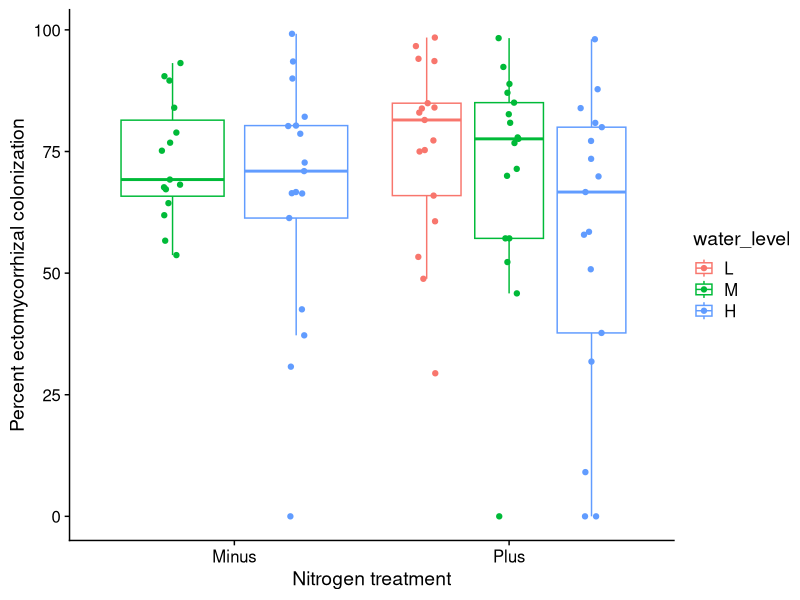
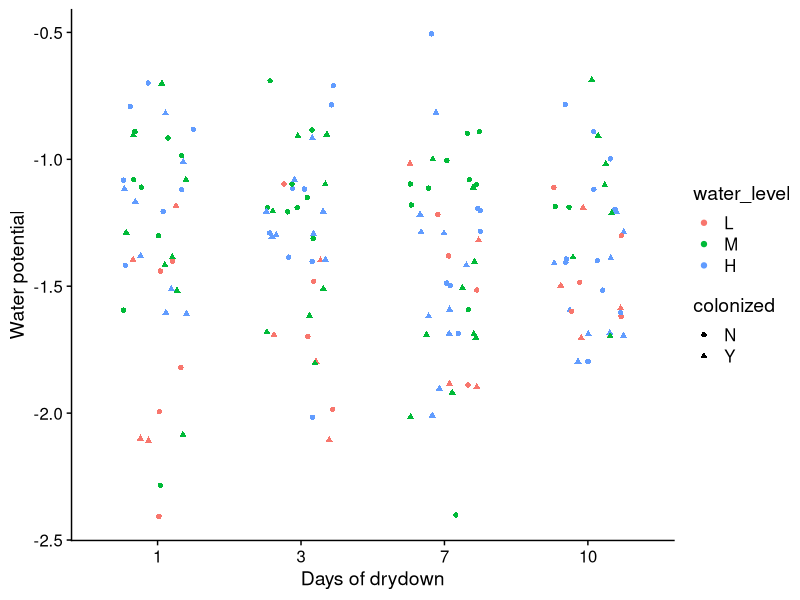
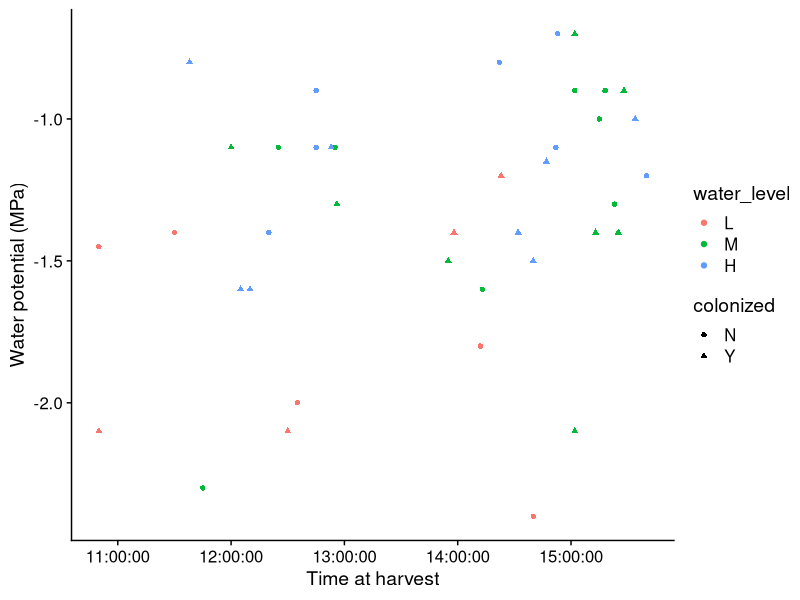
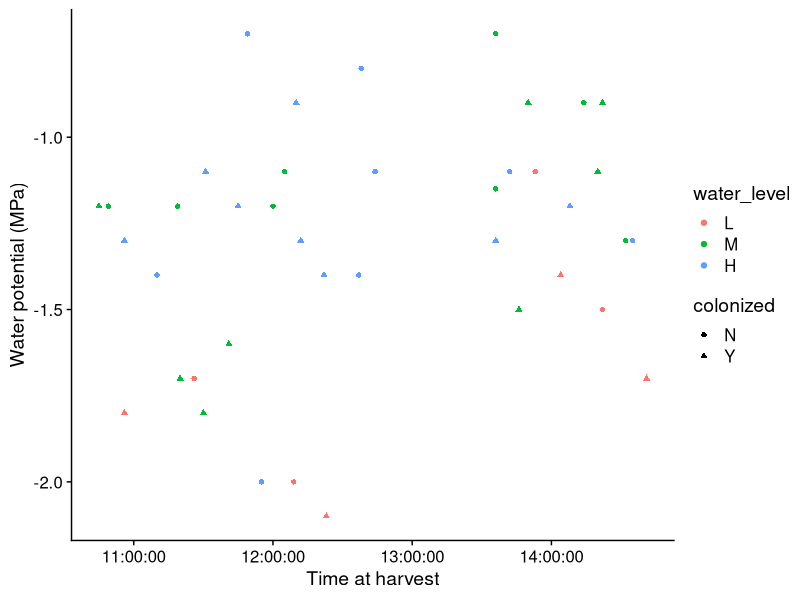
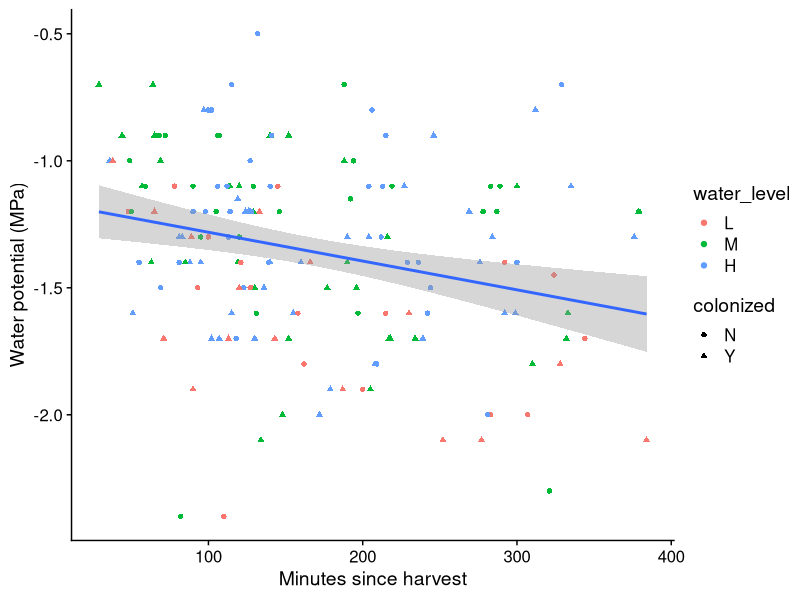
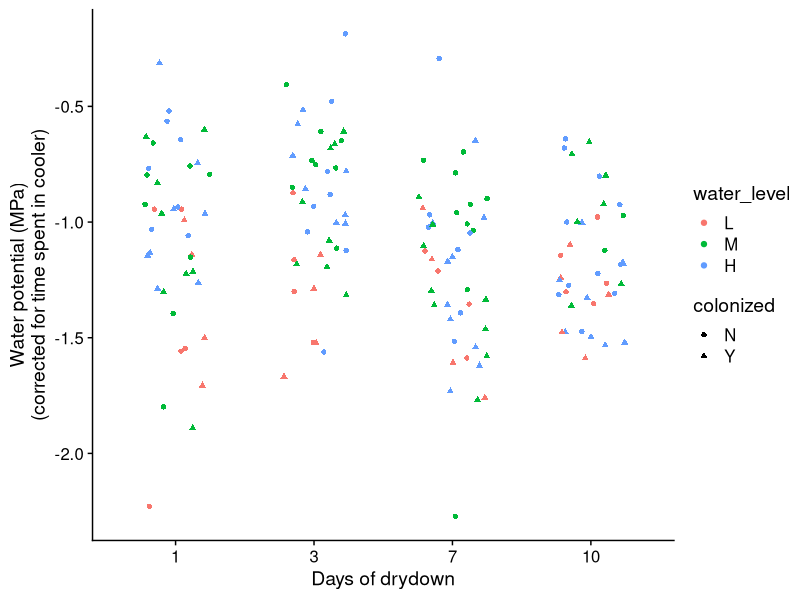
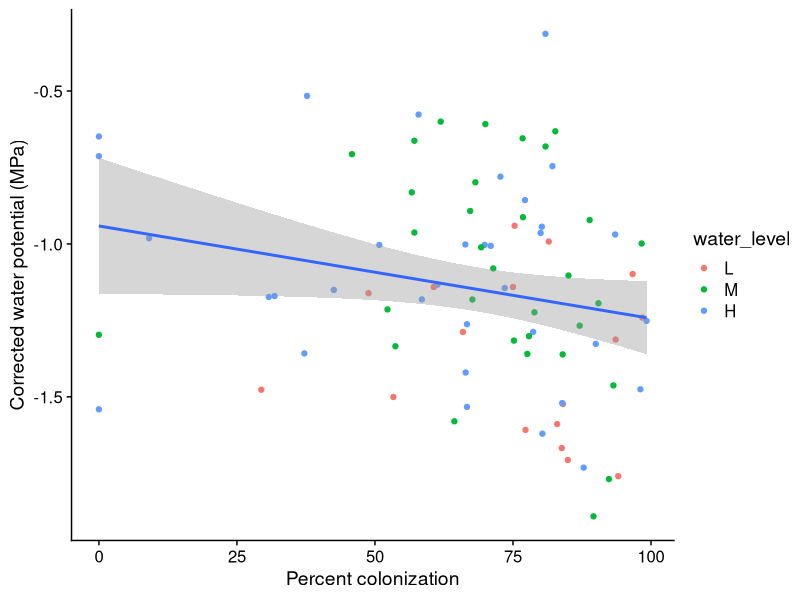

The R script that drew these images, in order: (Note: this script raises an error after producing the figures.)
# Making some preliminary figures for the Hebeloma data

library(tidyverse)
library(cowplot)
library(lme4)
library(lmerTest)

# Constants:

PHI_LOSS_PER_MIN = -0.001561 # from lmer below, to correct water potential

fulldata = read_csv("Merged Hebeloma 11Apr2022 OT.csv")

fulldata$percent_col = 100*(fulldata$colonized_tips/fulldata$total_tips)

fulldata$water_level = as.factor(fulldata$water_level)

# Put water levels in correct order for plotting
fulldata$water_level = factor(fulldata$water_level, levels = c("L", "M", "H"))

weird_point = fulldata[fulldata$water_level == "L" & 
                         fulldata$n == "Minus" &
                         fulldata$percent_col <100,]
# I had no plants in this project that were Minus N and also low water.
# what's up with this point?
# Checked original data sheet photo (from 2/14) and found that it was mis-transcribed.
# this is plant HC004

fulldata$n[fulldata$seedling == "HC004"] = "Plus"

fulldata$minutes_in_cooler = difftime(fulldata$approximate_measurement_time,
                                   fulldata$time,
                                   units = "mins")

fulldata$harvest_day = as.factor(fulldata$harvest_day)
fulldata$drydown_day = recode_factor(fulldata$harvest_day,
                              "1" = "1",
                              "2" = "3",
                              "3" = "7",
                              "4" = "10")

fulldata$corrected_phi = fulldata$water_potential_m_pa - PHI_LOSS_PER_MIN*fulldata$minutes_in_cooler

colonized = subset(fulldata, colonized == "Y")

# Percent colonization by water treatment
ggplot(data = colonized) +
  theme_cowplot() +
  geom_boxplot(outlier.alpha = 0,
               position = position_dodge(0.9),
               aes(x = n, y = percent_col,
                   color = water_level)) +
  geom_point(position = position_jitterdodge(dodge.width = 0.9,
                                             jitter.width = 0.2),
              aes(x = n, y = percent_col,
                  color = water_level)) +
  xlab("Nitrogen treatment") +
  ylab("Percent ectomycorrhizal colonization")

colmodel = lmer(percent_col ~ n * water_level + (1|drydown_day),
                data = colonized)
summary(colmodel)
anova(colmodel)
# water level is significant, n level no.

# water potentials
ggplot(data = fulldata) +
  theme_cowplot() +
  geom_jitter(width = 0.25,
              aes(x = drydown_day, y = water_potential_m_pa,
                 color = water_level,
                 shape = colonized)) +
  xlab("Days of drydown") +
  ylab("Water potential")
# Hmm not a lot of variation over time.

# Checking to see if plant water potentials got more negative if the plants sat
# for a long time in the cooler before measurement.

# Let's just check one day at a time, since I think I did days 1 and 2 as
# one big batch and after that I did two measurement batches per day.
# I started measuring on Day 1 around 4PM; similar for day 2.

ggplot(data = subset(fulldata, harvest_day == 1)) +
  theme_cowplot() +
  geom_point(aes(x = time, y = water_potential_m_pa,
                  color = water_level,
                  shape = colonized)) +
  xlab("Time at harvest") +
  ylab("Water potential (MPa)")

# This looks okay to me, although it's possible things got drier as they sat
# (points on the left side are a bit drier)

# What about day 2?

ggplot(data = subset(fulldata, harvest_day == 2)) +
  theme_cowplot() +
  geom_point(aes(x = time, y = water_potential_m_pa,
                 color = water_level,
                 shape = colonized)) +
  xlab("Time at harvest") +
  ylab("Water potential (MPa)")

# Let's look at all days at once:

ggplot(data = fulldata) +
  theme_cowplot() +
  geom_point(aes(x = as.numeric(minutes_in_cooler), 
                 y = water_potential_m_pa,
                 color = water_level,
                 shape = colonized)) +
  geom_smooth(aes(x = as.numeric(minutes_in_cooler), 
                y = water_potential_m_pa),
              formula = y ~ x, 
              method = "lm") +
  xlab("Minutes since harvest") +
  ylab("Water potential (MPa)")

# This is encouraging. I don't see a pattern of drier plants after more time in the cooler.
# buuut adding the smooth geom really undermined that impression.

# Formalizing with stats:

cooler_check = lmer(water_potential_m_pa ~ minutes_in_cooler + (1|colonized) + (1|n) + (1|harvest_day) + (1|water_level), 
                    data = fulldata)
summary(cooler_check)

cooler_check_simpler = lm(water_potential_m_pa ~ minutes_in_cooler, 
                    data = fulldata)
summary(cooler_check_simpler)
# Okay, this is kind of a bummer, but both models agree:
# The longer a shoot spent in the cooler, the drier it was.
# However, the effect size estimate is MINISCULE:
# Plants became 0.001 MPa drier with each minute in the cooler.
# (LME says -0.0015; normal lm says -0.0012.)
# (Similar effect predicted by both models.)
# So, in an hour, we'd see a difference of 0.06 MPa.
# Our absolute longest-sitting samples had sat for almost 400 minutes
# so they may have appeared to be about 0.4 MPa drier than they really were.
# This is good to know, but I don't think it torpedoes our analysis.
# As long as two plants are more than half an MPa different,
# that distinction likely reflects real physiology.

# Would it make sense to correct the water potential estimates with this simple model?
# Added constant and column above to do just that.


ggplot(data = fulldata) +
  theme_cowplot() +
  geom_jitter(width = 0.25,
              aes(x = drydown_day, 
                  y = corrected_phi,
                  color = water_level,
                  shape = colonized)) +
  xlab("Days of drydown") +
  ylab("Water potential (MPa)\n(corrected for time spent in cooler)")

ggplot(data = colonized) +
  theme_cowplot() +
  geom_point(aes(x = percent_col, 
                 y = corrected_phi,
                 color = water_level)) +
  geom_smooth(aes(x = percent_col, 
                  y = corrected_phi),
              formula = y ~ x, 
              method = "lm") +
  xlab("Percent colonization") +
  ylab("Corrected water potential (MPa)")

write_csv(fulldata, "data_for_picking_samples.csv")


# Example ggplot code from an old project below (using to scavenge ggplot syntax):

massplot = ggplot(data = bio_and_col_onlyclean) +
  geom_boxplot(outlier.alpha = 0,
               aes(x = Fungi, y = total_biomass)) +
  geom_jitter(width = 0.20,
              aes(x = Fungi, y = total_biomass)) +
  facet_grid(. ~ N_level, labeller = labeller(N_level = labels)) +
  theme(axis.text.x = element_text(angle = 90, hjust = 1, vjust = 0.5)) +
  ylab("Total plant biomass (g)") +
  theme(plot.margin = unit(c(1,1,1,1), "cm")) +
  geom_text(data = anothertry, aes(x, y, label = labs)) +
  xlab("Fungi on roots at harvest")
